Frame 1 (no input): blank canvas, image omitted
Frame 60 (the mouse pressed at the canvas centre just before this capture): blank canvas, image omitted
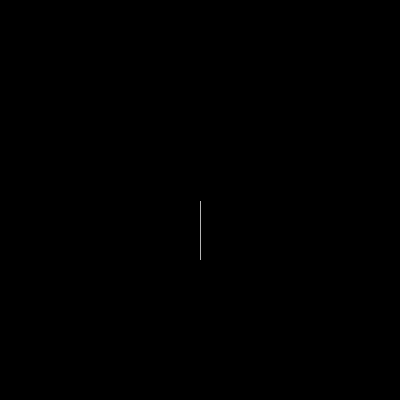
Frame 120 (the mouse held since frame 60 and released just before this capture)

The Processing sketch whose frames 1 and 60 were blank and that drew this single picture after the mouse press (run headless with seeded random() and noise(); from frame 60 on, the mouse is pressed at the canvas centre):

// Processing sketch: Single_Particle_on_Mouse
// ── Single_Particle_on_Mouse.pde
ArrayList<PVector> 
  a=new ArrayList();
void setup() {
  size(400, 400);
  stroke(255);
}
void draw() {
  background(0);
  for (int i=0; i<a.size(); i++) {
    a.get(i).y++;
    a.get(i).x+=width;
    a.get(i).x%=width;
    point(a.get(i).x, a.get(i).y);
  }
  if (mousePressed)a.add(new PVector(mouseX, mouseY, 0));
}
